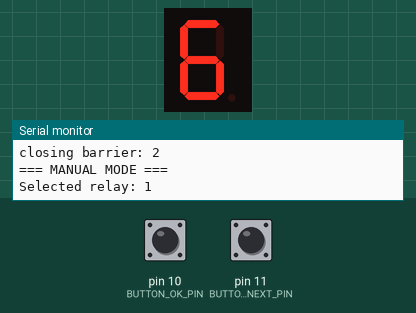
This sketch was run on a simulated Arduino Nano, built with avr-gcc and run on an emulated ATmega328P. On the bench: 1-digit seven-segment display, the last lines printed to the serial monitor. Wiring (inferred from the names in the program): 1-digit 7-segment display, segments lit when HIGH: segments pin 8, pin 7, pin 6, pin 5, pin 4, pin 3, pin 2. Inputs (shaded band) come from the test bench; at power-on: pin 10 (BUTTON_OK_PIN) HIGH, pin 11 (BUTTON_NEXT_PIN) HIGH. The segment pins are drawn as the display they are named for.

Above: at 0.8 s.
0.9 s: pin 10 (BUTTON_OK_PIN) pulled LOW for 0.15 s
At 2.5 s:
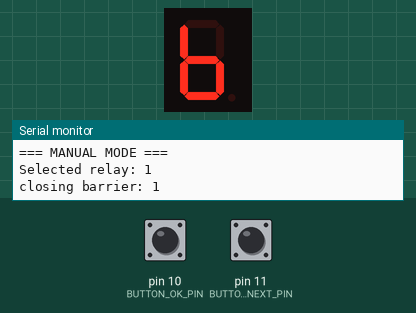
2.8 s: pin 11 (BUTTON_NEXT_PIN) pulsed LOW 5 times (0.12 s each, 0.3 s apart)
At 4.5 s:
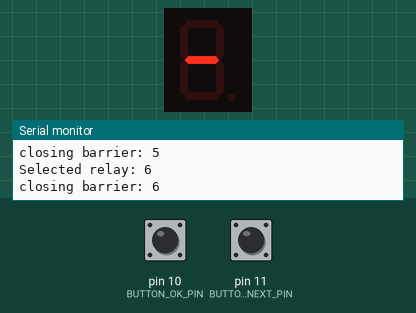
5.8 s: pin 11 (BUTTON_NEXT_PIN) pulled LOW for 0.15 s
At 7.0 s:
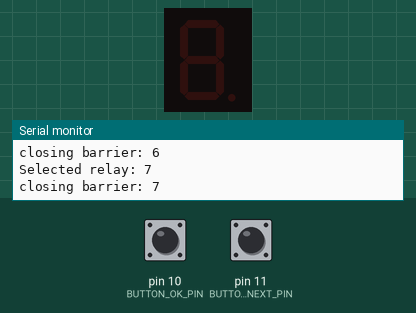
7.4 s: pin 10 (BUTTON_OK_PIN) pulled LOW for 1 s
At 8.6 s:
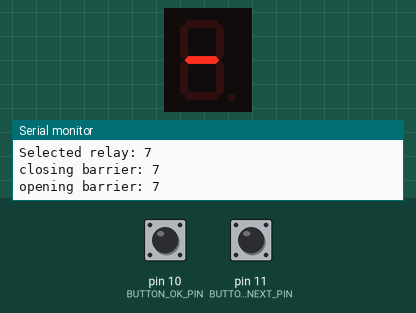
9.9 s: pin 10 (BUTTON_OK_PIN) pulled LOW for 3.2 s
At 11.7 s:
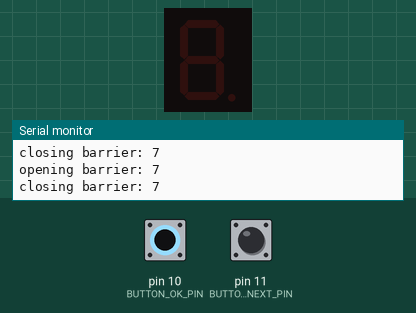
14.6 s: pin 10 (BUTTON_OK_PIN) driven LOW and pin 11 (BUTTON_NEXT_PIN) driven LOW
At 15.3 s:
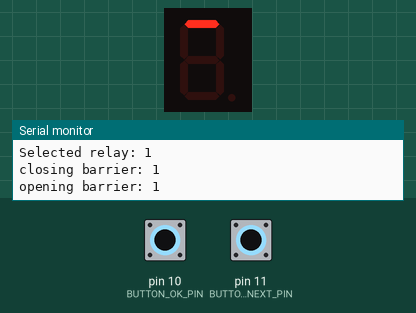
Timing chart, 0 to 17.5 s (numbered marks = the images above; inputs shaded):
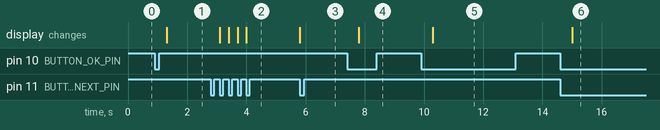

Measured:
- after the input at 0.9 s, the display: changes after 0.40 s (image 1)
- after the input at 2.8 s, the display: first changes after 0.30 s (image 2 shows a later state)
- after the input at 5.8 s, the display: changes at once (image 3)
- after the input at 7.4 s, the display: changes after 0.40 s (image 4)
- after the input at 9.9 s, the display: changes after 0.40 s (image 5)
- after the input at 14.6 s, the display: changes after 0.40 s (image 6)

The sketch:

train_7_relay.ino
```cpp
#include "basic_routine.h"

// ====== SETUP ======
void setup() {
  Serial.begin(BAUDRATE);

  if (trainDetectionSignal == LOW) {
    for (int i = 0; i < numOfSegments; i++) pinMode(sensorPins[i], INPUT_PULLUP);
  } else {
    for (int i = 0; i < numOfSegments; i++) pinMode(sensorPins[i], INPUT);
  }
  for (int i = 0; i < numOfSegments; i++) pinMode(barrierPins[i], OUTPUT);

  pinMode(BUTTON_NEXT_PIN, INPUT_PULLUP);
  pinMode(BUTTON_OK_PIN,   INPUT_PULLUP);

  // Tout ouvert au départ
  for (int i = 0; i < numOfSegments; i++) openBarrier(i);
  // Exemple d'état initial
  closeBarrier(1 % numOfSegments);

  // Mode manuel au boot
  manualRelaySelector();

  wdt_enable(WDTO_2S);
}

// ====== BOUCLE AUTO ======
void loop() {

  wdt_reset();
  int barrierCurrentState;
  for (int i = 0; i < numOfSegments; i++) {
    int sensorPin = sensorPins[i];
    if(i == 5 || i == 6 || i == 7){
      barrierCurrentState = analogRead(sensorPin);
    }
    else{
      barrierCurrentState = digitalRead(sensorPin);
    }

    int prevBarrierPin = barrierPins[getPreviuosSegment(i)];
    if (barrierCurrentState == trainDetectionSignal) {
      Serial.println("sensorPin:" +String(i));
      Serial.println("barrierCurrentState:" +String(barrierCurrentState));
      openBarrier(i);
      delay(100);
      closeBarrier(getPreviuosSegment(i));
      delay(100);
    }
  }
}
```

basic_routine.h
```cpp
#ifndef basic_routine
#define basic_routine

#include <Arduino.h>
#include <avr/wdt.h>

/*
*=================Arduino Nano pinout==================
 *                            _______
 *                       TXD-|       |-Vin
 *                       RXD-|       |-Gnd
 *                       RST-|       |-RST
 *                       GND-|       |-+5V
 * SEGMENT_7_BARRIER_PIN  D2-|       |-A7 SEGMENT_7_SENSOR_PIN
 * SEGMENT_6_BARRIER_PIN  D3-|       |-A6 SEGMENT_6_SENSOR_PIN
 * SEGMENT_5_BARRIER_PIN  D4-|       |-A5 SEGMENT_5_SENSOR_PIN
 * SEGMENT_4_BARRIER_PIN  D5-|       |-A4 SEGMENT_4_SENSOR_PIN
 * SEGMENT_3_BARRIER_PIN  D6-|       |-A3 SEGMENT_3_SENSOR_PIN
 * SEGMENT_2_BARRIER_PIN  D7-|       |-A2 SEGMENT_2_SENSOR_PIN
 * SEGMENT_1_BARRIER_PIN  D8-|       |-A1 SEGMENT_1_SENSOR_PIN
 *                        D9-|       |-A0
 *         BUTTON_OK_PIN D10-|       |-Ref
 *       BUTTON_NEXT_PIN D11-|       |-3.3V
 *                       D12-|       |-D13
 *                            --USB--
 */
#define BAUDRATE (115200)
// ====== CONFIG ======
const int Sample_Time = 2; // ms between measures

#define SEGMENT_1_SENSOR_PIN  A1
#define SEGMENT_2_SENSOR_PIN  A2
#define SEGMENT_3_SENSOR_PIN  A3
#define SEGMENT_4_SENSOR_PIN  A4
#define SEGMENT_5_SENSOR_PIN  A5
#define SEGMENT_6_SENSOR_PIN  A6
#define SEGMENT_7_SENSOR_PIN  A7

#define SEGMENT_1_BARRIER_PIN  8
#define SEGMENT_2_BARRIER_PIN  7
#define SEGMENT_3_BARRIER_PIN  6
#define SEGMENT_4_BARRIER_PIN  5
#define SEGMENT_5_BARRIER_PIN  4
#define SEGMENT_6_BARRIER_PIN  3
#define SEGMENT_7_BARRIER_PIN  2

#define BUTTON_OK_PIN    10
#define BUTTON_NEXT_PIN  11


const int trainDetectionSignal = LOW;   // capteur actif à LOW (INPUT_PULLUP)
const int barrierCloseSignal   = LOW;   // close = LOW (relais NC)

// ====== TABLEAUX ======
const int sensorPins[]  = {
  SEGMENT_1_SENSOR_PIN, SEGMENT_2_SENSOR_PIN, SEGMENT_3_SENSOR_PIN,
  SEGMENT_4_SENSOR_PIN, SEGMENT_5_SENSOR_PIN, SEGMENT_6_SENSOR_PIN,
  SEGMENT_7_SENSOR_PIN
};
const int barrierPins[] = {
  SEGMENT_1_BARRIER_PIN, SEGMENT_2_BARRIER_PIN, SEGMENT_3_BARRIER_PIN,
  SEGMENT_4_BARRIER_PIN, SEGMENT_5_BARRIER_PIN, SEGMENT_6_BARRIER_PIN,
  SEGMENT_7_BARRIER_PIN
};
const int numOfSegments = 7;
//const int numOfSegments = sizeof(sensorPins) / sizeof(sensorPins[0]);

// ====== BOUTONS / DEBOUNCE ======
const unsigned long DEBOUNCE_MS      = 30;
const unsigned long DOUBLE_CLICK_MS  = 400;

bool lastNextState = HIGH;
bool lastOkState   = HIGH;
unsigned long lastNextChangeMs = 0;
unsigned long lastOkChangeMs   = 0;
unsigned long lastOkClickMs    = 0;
uint8_t okClickCount = 0;

// ====== PROTOTYPES ======
void closeBarrier(int segmentIndex);
void openBarrier(int segmentIndex);
bool isBarrierClosed(int segmentIndex);
int  getPreviousSegment(int segment);
void manualRelaySelector();
bool nextButtonPressed();
bool okButtonPressed();
bool okDoubleClickDetected();


// ====== FONCTIONS BARRIÈRES ======
void closeBarrier(int segmentIndex)
{
  Serial.print("closing barrier: ");
  Serial.print(segmentIndex + 1);
  Serial.print("\r\n");
  digitalWrite(barrierPins[segmentIndex], barrierCloseSignal);
}

void openBarrier(int segmentIndex)
{
  Serial.print("opening barrier: ");
  Serial.print(segmentIndex + 1);
  Serial.print("\r\n");
  digitalWrite(barrierPins[segmentIndex], !barrierCloseSignal);
}

int getPreviuosSegment(int segment)
{
  if (segment > 0)  {
    return segment - 1;
  }
  return numOfSegments - 1;
}

bool isBarrierClosed(int segmentIndex) {
  return (digitalRead(barrierPins[segmentIndex]) == barrierCloseSignal);
}


// ====== MODE MANUEL (2 boutons) ======
void manualRelaySelector() {
  Serial.println("=== MANUAL MODE ===");
  int selected = 0;
  Serial.print("Selected relay: "); Serial.println(selected + 1);

  while (true) {
    // 1) NEXT : defile 1→7 et CLOSE le relais sélectionné
    if (nextButtonPressed()) {
      selected = (selected + 1) % numOfSegments;
      Serial.print("Selected relay: ");
      Serial.println(selected + 1);
      closeBarrier(selected); // CLOSE immédiat du relais sélectionné
    }

    // 2) OK : single = TOGGLE, double = EXIT
    if (okButtonPressed()) {
      okClickCount++;
      lastOkClickMs = millis();
    }

    if (okDoubleClickDetected()) {
      Serial.println("OK double-click: exit manual mode");
      okClickCount = 0;
      break; // sortir du while → retour à loop()
    }

    // Single click si délai écoulé sans second clic
    if (okClickCount == 1 && (millis() - lastOkClickMs) > DOUBLE_CLICK_MS) {
      // TOGGLE du relais sélectionné
      if (isBarrierClosed(selected)) {
        openBarrier(selected);
      } else {
        closeBarrier(selected);
      }
      okClickCount = 0;
    }

    delay(1);
  }

  Serial.println("=== EXIT MANUAL MODE ===");
}

// ====== AIDES BOUTONS ======
bool nextButtonPressed() {
  bool reading = digitalRead(BUTTON_NEXT_PIN);
  unsigned long now = millis();
  if (reading != lastNextState && (now - lastNextChangeMs) > DEBOUNCE_MS) {
    lastNextChangeMs = now;
    lastNextState = reading;
    if (reading == LOW) return true; // press (active-LOW)
  }
  return false;
}

bool okButtonPressed() {
  bool reading = digitalRead(BUTTON_OK_PIN);
  unsigned long now = millis();
  if (reading != lastOkState && (now - lastOkChangeMs) > DEBOUNCE_MS) {
    lastOkChangeMs = now;
    lastOkState = reading;
    if (reading == LOW) return true; // press
  }
  return false;
}

bool okDoubleClickDetected() {
  if (okClickCount >= 2) {
    if ((millis() - lastOkClickMs) <= DOUBLE_CLICK_MS) {
      return true; // double-clic validé
    } else {
      okClickCount = 0; // trop lent, on repart
    }
  }
  return false;
}


#endif
```
